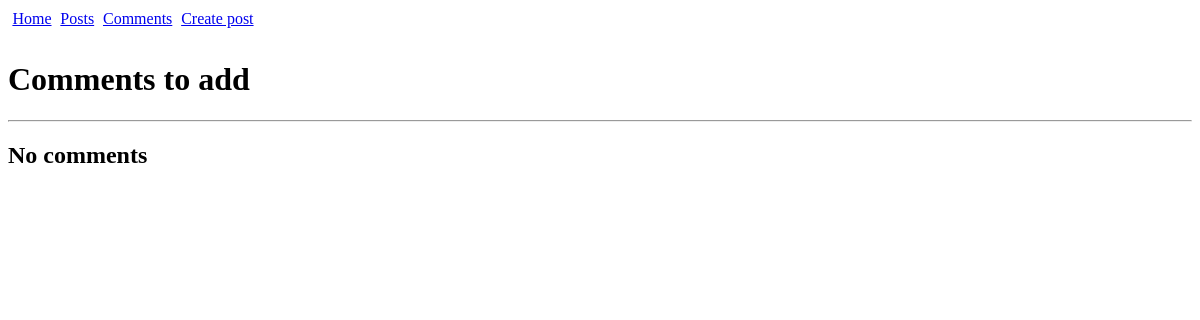
Before: /comments/ (signed in) with the older database file.
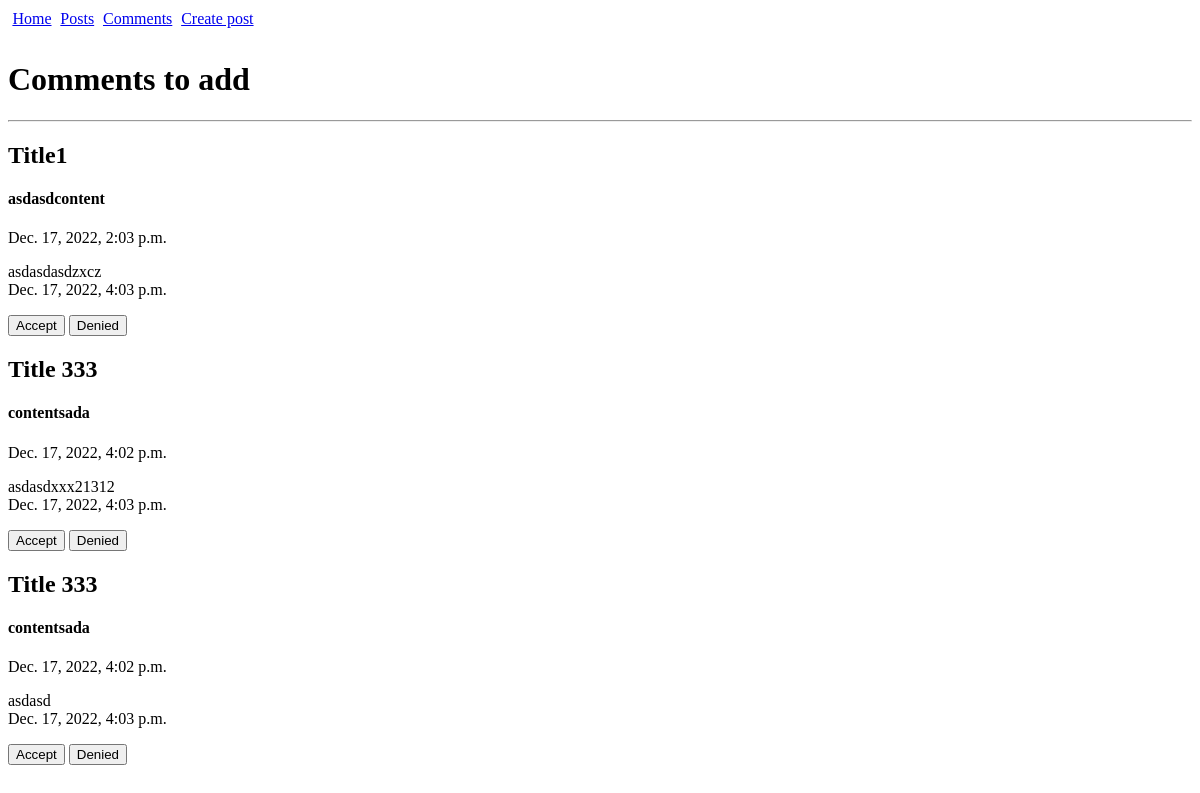
After: the same page with the newer database file.
### app/models.py (models this page shows, shortened)
class Comments(models.Model):
    Announcement = models.ForeignKey(Announcement, on_delete = models.CASCADE)
    User = models.ForeignKey(MyUser, on_delete=models.CASCADE)
    Comment = models.TextField(default='comment')
    Comment_date = models.DateTimeField(auto_now_add=True)
    Comment_accepted = models.BooleanField(default = False)

class Announcement(models.Model):
    Announcement_author = models.ForeignKey(MyUser, on_delete=models.CASCADE)
    Creation_date = models.DateTimeField(auto_now_add=True)
    Announcement_title = models.CharField(max_length=255)
    Announcement_text = models.TextField(default='content')
    CHOICES = (
        ('Tank', 'Танки'),
        ('Heal', 'Хилы'),
        ('DD', 'ДД'),
        ('Sales', 'Торговецы'),
        ('GM', 'Гилдмастеры'),
        ('QG', 'Квестгиверы'),
        ('BS', 'Кузнецы'),
        ('PS', 'Кожевники'),
        ('Potions', 'Зельевары'),
        ('Magic', 'Мастера заклинаний'),
    )
    Category = models.CharField(max_length=300, choices = CHOICES)

### app/views.py (the view, shortened to what this page needs)
# urls.py: path('comments/', AnnounceComment.as_view()),
class AnnounceComment(LoginRequiredMixin, ConfirmedUserMixin, ListView):
    login_url = '/'
    model = Comments
    template_name = 'announce/announce_comments.html'
    context_object_name = 'Comments'
    def get_context_data(self, **kwargs):
        context = super().get_context_data(**kwargs)
        context['AllComments'] = True
        if len(self.kwargs) > 0:
            context['Announcement'] = Announcement.objects.get(id = str(self.kwargs['pk']))
            context['AllComments'] = False
        return context
    def get_queryset(self):
        if "announce" not in self.request.path:
            Posts = Announcement.objects.filter(Announcement_author = self.request.user)
            queryset = Comments.objects.filter(Announcement__in = Posts, Comment_accepted = False)
        else:
            queryset = Comments.objects.filter(Announcement = Announcement.objects.get(id = str(self.kwargs['pk'])), Comment_accepted = False)
        return queryset

### app/views.py (called while the page is built)
    def dispatch(self, request, *args, **kwargs):
        if request.user.is_superuser or request.user.user_status:
            return super().dispatch(request, *args, **kwargs)
        else:
            return redirect(register_code_view)

### app/templates/announce/announce_comments.html (shortened to what this page needs)
{% extends 'base.html' %}
{% load static %}
{% block content %}
<h1>Comments to add</h1>
<hr>
{% if Comments%}
    <form method="post">{% csrf_token %}
        {% for comment in Comments%}
            {% if AllComments %}
                <div class="announce_detail">
                    <h2>{{comment.Announcement.Announcement_title}}</h2>
                    <h4>{{comment.Announcement.Announcement_text}}</h4>
                    <p> {{comment.Announcement.Creation_date}}</p>
                </div>
            {% endif %}
            <p>
                {{comment.Comment}}
                <br>
                {{comment.Comment_date}}
            </p>
            <button name = "Accept" value={{comment.id}}>Accept</button> <button name = "Denied" value={{comment.id}}>Denied</button>
        {% endfor %}
    </form>
{% else %}
    <h2>No comments</h2>
{% endif %}
{% endblock %}

### app/templates/base.html (shortened to what this page needs)
<!DOCTYPE html>
{% load static %}
<html>
<head>
  <link rel="stylesheet" href="{% static "css/styles.css" %}" />
</head>
<body>
  <header>
    <div class="header">
      <a href="/">Home</a>
      <a href="/announce">Posts</a>
      <a href="/comments">Comments</a>
      <a href="/announce_create">Create post</a>
    </div>
  </header>
  <main>
      {% block content %}
      {% endblock %}
  </main>
</body>
</html>

### app/static/css/styles.css (style rules this page uses)
.header { display: flex; justify-content: space-around; width: 250px; height: 30px; margin-top: 10px; }

Changed rows visible on the page:
added Comments: Announcement.Announcement_title "Title1", Announcement.Announcement_text "asdasdcontent", Announcement.Creation_date "Dec. 17, 2022, 2:03 p.m.", Comment "asdasdasdzxcz", Comment_date "Dec. 17, 2022, 4:03 p.m.", {{ comment.id }} 41 (drawn)
added Comments: Announcement.Announcement_title "Title 333", Announcement.Announcement_text "contentsada", Announcement.Creation_date "Dec. 17, 2022, 4:02 p.m.", Comment "asdasdxxx21312", Comment_date "Dec. 17, 2022, 4:03 p.m.", {{ comment.id }} 39 (drawn)
added Comments: Announcement.Announcement_title "Title 333", Announcement.Announcement_text "contentsada", Announcement.Creation_date "Dec. 17, 2022, 4:02 p.m.", Comment "asdasd", Comment_date "Dec. 17, 2022, 4:03 p.m.", {{ comment.id }} 40 (drawn)
Other visible differences:
text no longer shown: "No comments"
